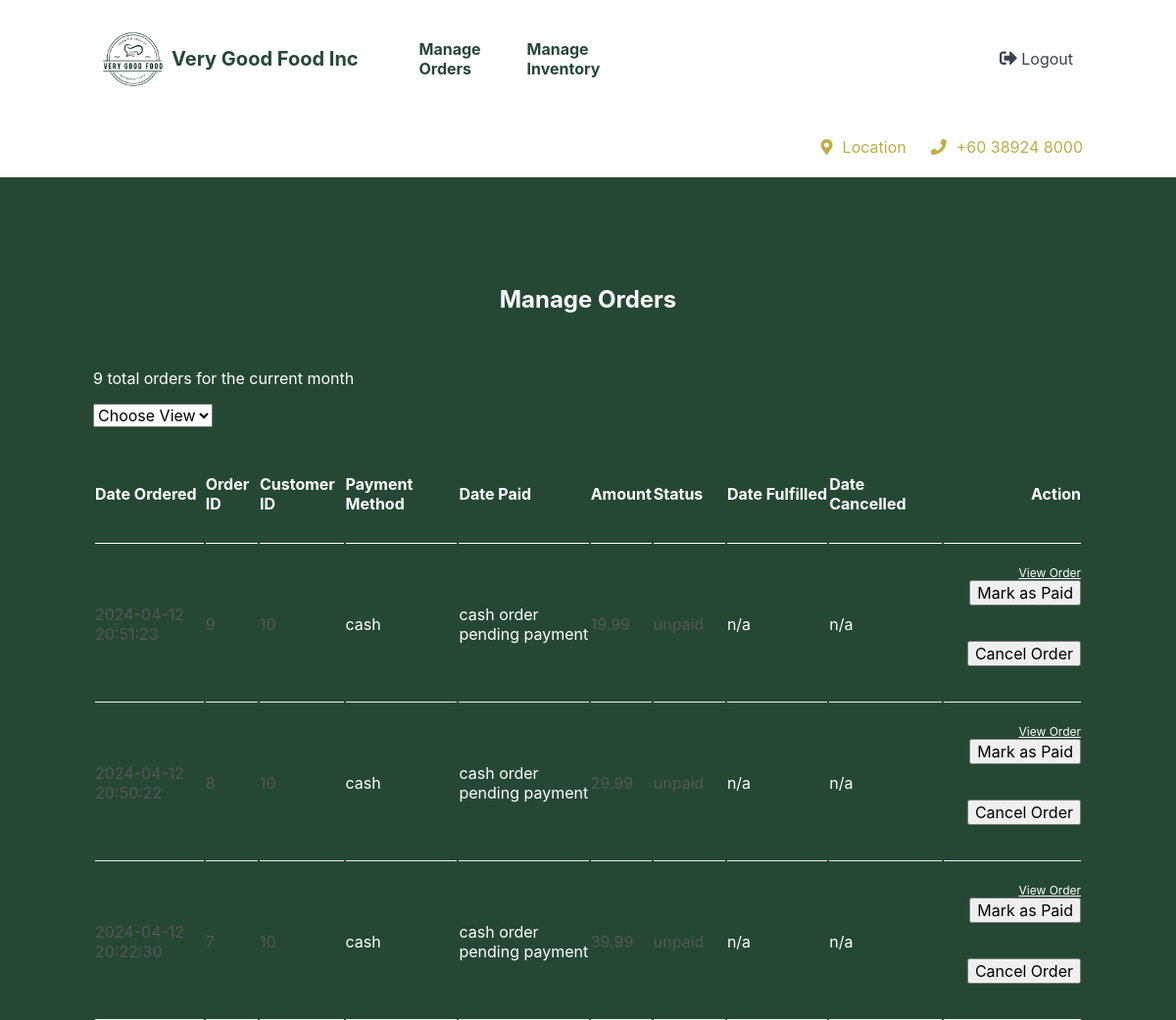
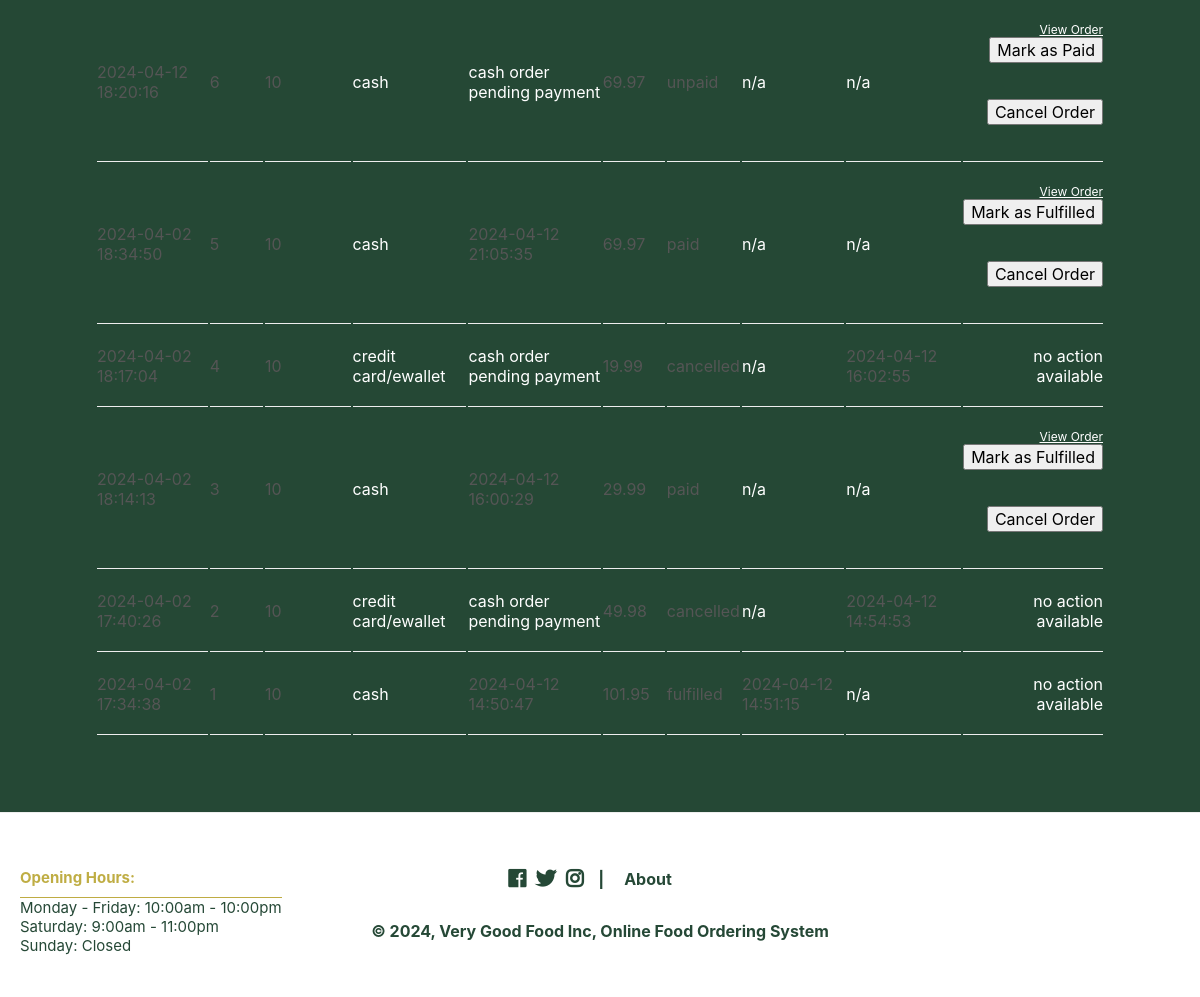
Page /index.php (signed in) on the earlier database version (2 pictures, top to bottom).
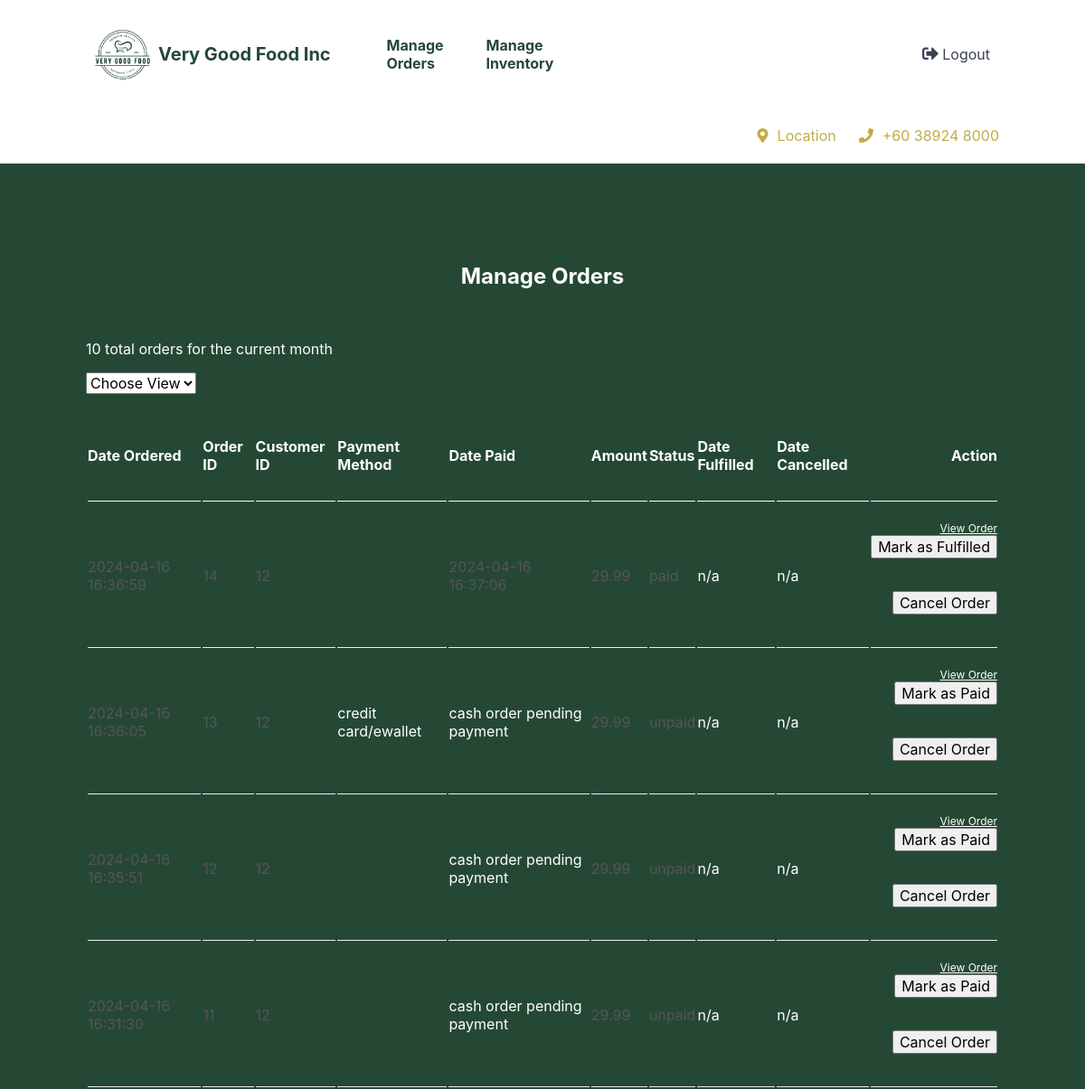
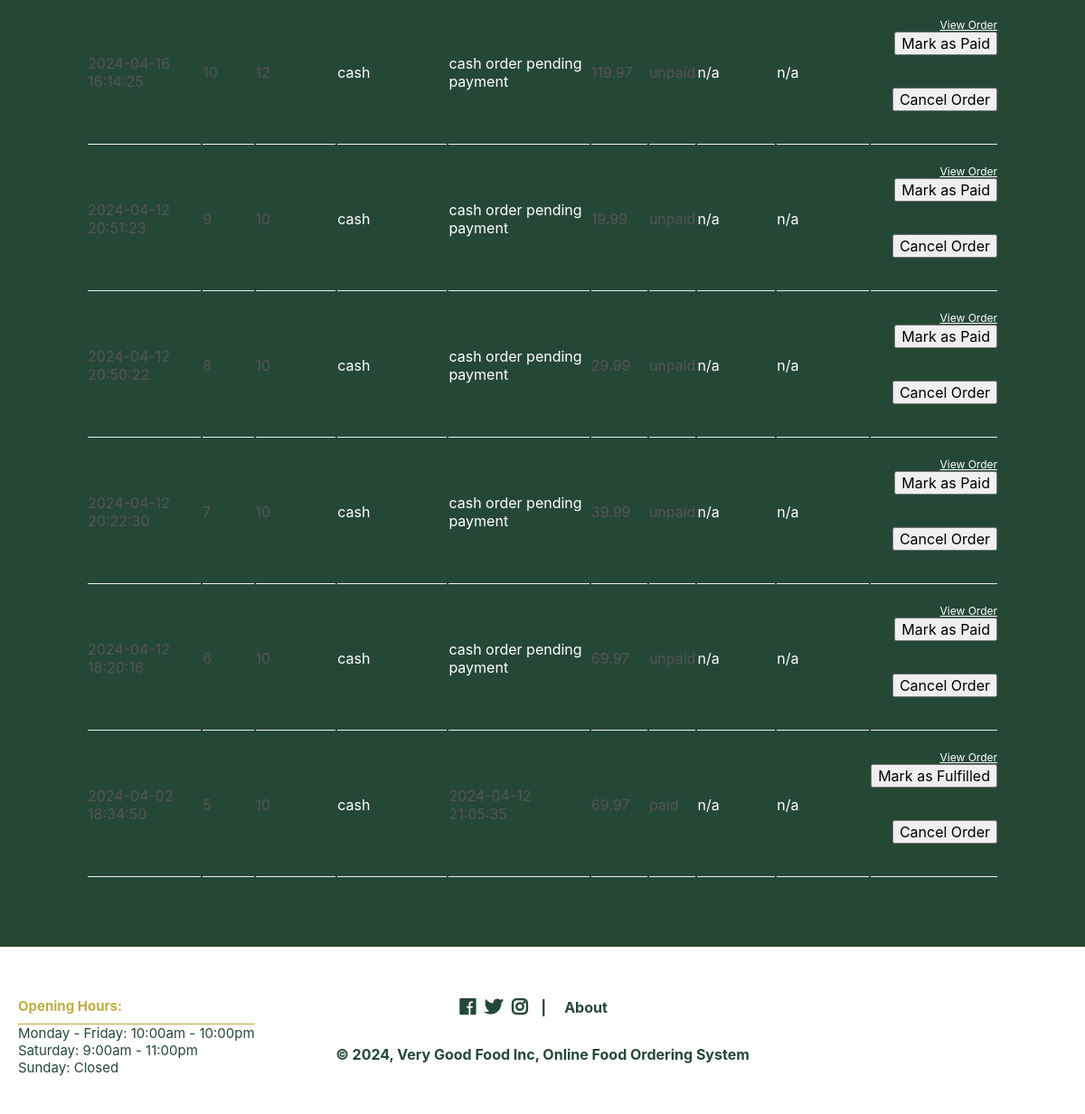
Same page on the later database version (2 pictures, top to bottom).
### tables this page shows
CREATE TABLE `customer_orders` (
  `order_id` int(11) NOT NULL,
  `customer_id` int(11) NOT NULL,
  `customer_payment_method_id` int(11) NOT NULL,
  `order_status_code` enum('unpaid','paid','fulfilled','cancelled') NOT NULL DEFAULT 'unpaid',
  `date_order_placed` datetime NOT NULL,
  `date_order_paid` datetime NOT NULL,
  `payment_amount` decimal(7,2) NOT NULL,
  `date_order_fulfilled` datetime NOT NULL,
  `date_order_cancelled` datetime NOT NULL,
  `name` varchar(255) DEFAULT NULL,
  `phone` varchar(255) DEFAULT NULL,
  `email` varchar(255) DEFAULT NULL,
  `address_id` int(11) DEFAULT NULL
);

### manageorders.php (the view, shortened to what the changed rows need)
<?php
$num_orders_on_each_page = 10;
$current_page = isset($_GET['p']) && is_numeric($_GET['p']) ? (int)$_GET['p'] : 1;
if (isset($_GET['order_status_code']) && !empty($_GET['order_status_code'])) {
    $stmt = $pdo->prepare('SELECT * FROM customer_orders WHERE order_status_code = :order_status_code AND MONTH(date_order_placed) = MONTH(CURDATE()) AND YEAR(date_order_placed) = YEAR(CURDATE()) ORDER BY date_order_placed DESC LIMIT :current_page, :record_per_page');
    $stmt->bindValue(':order_status_code', $_GET['order_status_code'], PDO::PARAM_STR);
    $stmt->bindValue(':current_page', ($current_page - 1) * $num_orders_on_each_page, PDO::PARAM_INT);
    $stmt->bindValue(':record_per_page', $num_orders_on_each_page, PDO::PARAM_INT);
    $stmt->execute();
    $orders = $stmt->fetchAll(PDO::FETCH_ASSOC);
    if (is_null($orders)) {
        error_page('Orders not found', 'No orders found for the current month with the status code of ' . $_GET['order_status_code'] . '.');
        error_log('Cannot get orders with status code: ' . $_GET['order_status_code']);
        exit();
    }
}
else {
    $stmt = $pdo->prepare('SELECT * FROM customer_orders WHERE MONTH(date_order_placed) = MONTH(CURDATE()) AND YEAR(date_order_placed) = YEAR(CURDATE()) ORDER BY date_order_placed DESC LIMIT :current_page, :record_per_page');
    $stmt->bindValue(':current_page', ($current_page - 1) * $num_orders_on_each_page, PDO::PARAM_INT);
    $stmt->bindValue(':record_per_page', $num_orders_on_each_page, PDO::PARAM_INT);
    $stmt->execute();
    $orders = $stmt->fetchAll(PDO::FETCH_ASSOC);
}
$total_orders_for_month = count($orders);
?>
<?=template_header('Manage Orders')?>
<div class="cart content-wrapper">
    <h1>Manage Orders</h1>
    <p><?=$total_orders_for_month?>
    <?php if(isset($_GET['order_status_code']) && !empty($_GET['order_status_code'])): ?>
        <?=$_GET['order_status_code']?>
    <?php else: ?>
        total
    <?php endif; ?>
    <?php if($total_orders_for_month == 1): ?>
        order
    <?php else: ?>
        orders
    <?php endif; ?>
    for the current month</p>
    <form method="get" action="index.php?page=manageorders">
        <select name="order_status_code" onchange="this.form.submit()">
            <option value="">Choose View</option>
        </select>
    </form>
    <table>
            <thead>
                <tr>
                    <td>Date Ordered</td>
                    <td>Order ID</td>
                    <td>Customer ID</td>
                    <td>Payment Method</td>
                    <td>Date Paid</td>
                    <td>Amount</td>
                    <td>Status</td>
                    <td>Date Fulfilled</td>
                    <td>Date Cancelled</td>
                    <td>Action</td>
                </tr>
            </thead>
            <tbody>
                <?php if (empty($orders)): ?>
                <tr>
                    <td colspan="5" style="text-align:center;"><?='No orders found for the current month which are ' . $_GET['order_status_code'] . '.'?></td>
                </tr>
                <?php else: ?>
                <?php foreach ($orders as $order): ?>
                <tr>
                    <td><?=$order['date_order_placed']?></td>
                    <td>
                        <?=$order['order_id']?>
                    </td>
                    <td><?=$order['customer_id']?></td>
                    <td>
                        <?php if ($order['customer_payment_method_id'] == 1): ?>
                            <p>cash</p>
                        <?php endif; ?>
                        <?php if ($order['customer_payment_method_id'] == 2): ?>
                            <p>credit card/ewallet</p>
                        <?php endif; ?>
                    </td>
                    <td>
                    <?php if ($order['order_status_code'] == 'paid' || $order['order_status_code'] == 'fulfilled'): ?>
                        <?=$order['date_order_paid']?>
                    <?php else: ?>
                        <p>cash order pending payment</p>
                    <?php endif; ?>
                    </td>
                    <td><?=$order['payment_amount']?></td>
                    <td><?=$order['order_status_code']?></td>
                    <td>
                    <?php if ($order['order_status_code'] == 'fulfilled'): ?>
                        <?=$order['date_order_fulfilled']?>
                    <?php else: ?>
                        <p>n/a</p>
                    <?php endif; ?>
                    </td>
                    <td>
                    <?php if ($order['order_status_code'] == 'cancelled'): ?>
                        <?=$order['date_order_cancelled']?>
                    <?php else: ?>
                        <p>n/a</p>
                    <?php endif; ?>
                    </td>
                    <td>
                    <?php if ($order['order_status_code'] == 'unpaid'): ?>
                        <a href="index.php?page=vieworder&order_id=<?=$order['order_id']?>" class="remove">View Order</a>
                        <br>
                        <form class="action-confirm" method="POST" action="index.php?page=manageorders">
                            <input type="submit" value="Mark as Paid">
                        </form>
                        <br>
                        <form class="action-confirm" method="POST" action="index.php?page=manageorders">
                            <input type="submit" value="Cancel Order">
                        </form>
                    <?php elseif ($order['order_status_code'] == 'paid'): ?>
                        <a href="index.php?page=vieworder&order_id=<?=$order['order_id']?>" class="remove">View Order</a>
                        <br>
                        <form class="action-confirm" method="POST" action="index.php?page=manageorders">
                            <input type="submit" value="Mark as Fulfilled">
                        </form>
                        <br>
                        <form class="action-confirm" method="POST" action="index.php?page=manageorders">
                            <input type="submit" value="Cancel Order">
                        </form>
                    <?php elseif ($order['order_status_code'] == 'fulfilled' || $order['order_status_code'] == 'cancelled'): ?>
                        <p>no action available</p>
                    <?php endif; ?>
                    </td>
                </tr>
                <?php endforeach; ?>
                <?php endif; ?>
            </tbody>
        </table>
    <div class="buttons">
    </div>
</div>
<?=template_footer()?>

Differences in the rows shown:
no longer on this page (row unchanged): customer_orders: date_order_placed "2024-04-02 18:17:04", order_id "4", customer "10", customer_payment_method_id "credit card/ewallet", shows "cash order pending payment", payment_amount "19.99", order_status_code "cancelled", shows "n/a", date_order_cancelled "2024-04-12 16:02:55", shows "no action available"
no longer on this page (row unchanged): customer_orders: date_order_placed "2024-04-02 18:14:13", order_id "3", customer "10", customer_payment_method_id "cash", date_order_paid "2024-04-12 16:00:29", payment_amount "29.99", order_status_code "paid", shows "n/a"
no longer on this page (row unchanged): customer_orders: date_order_placed "2024-04-02 17:40:26", order_id "2", customer "10", customer_payment_method_id "credit card/ewallet", shows "cash order pending payment", payment_amount "49.98", order_status_code "cancelled", shows "n/a", date_order_cancelled "2024-04-12 14:54:53", shows "no action available"
no longer on this page (row unchanged): customer_orders: date_order_placed "2024-04-02 17:34:38", order_id "1", customer "10", customer_payment_method_id "cash", date_order_paid "2024-04-12 14:50:47", payment_amount "101.95", order_status_code "fulfilled", date_order_fulfilled "2024-04-12 14:51:15", shows "n/a", shows "no action available"
added customer_orders: date_order_placed "2024-04-16 16:36:59", order_id "14", customer "12", date_order_paid "2024-04-16 16:37:06", payment_amount "29.99", order_status_code "paid", shows "n/a"
added customer_orders: date_order_placed "2024-04-16 16:36:05", order_id "13", customer "12", customer_payment_method_id "credit card/ewallet", shows "cash order pending payment", payment_amount "29.99", order_status_code "unpaid", shows "n/a"
added customer_orders: date_order_placed "2024-04-16 16:35:51", order_id "12", customer "12", shows "cash order pending payment", payment_amount "29.99", order_status_code "unpaid", shows "n/a"
added customer_orders: date_order_placed "2024-04-16 16:31:30", order_id "11", customer "12", shows "cash order pending payment", payment_amount "29.99", order_status_code "unpaid", shows "n/a"
added customer_orders: date_order_placed "2024-04-16 16:14:25", order_id "10", customer "12", customer_payment_method_id "cash", shows "cash order pending payment", payment_amount "119.97", order_status_code "unpaid", shows "n/a"
Other differences:
$total_orders_for_month: "9" → "10"
